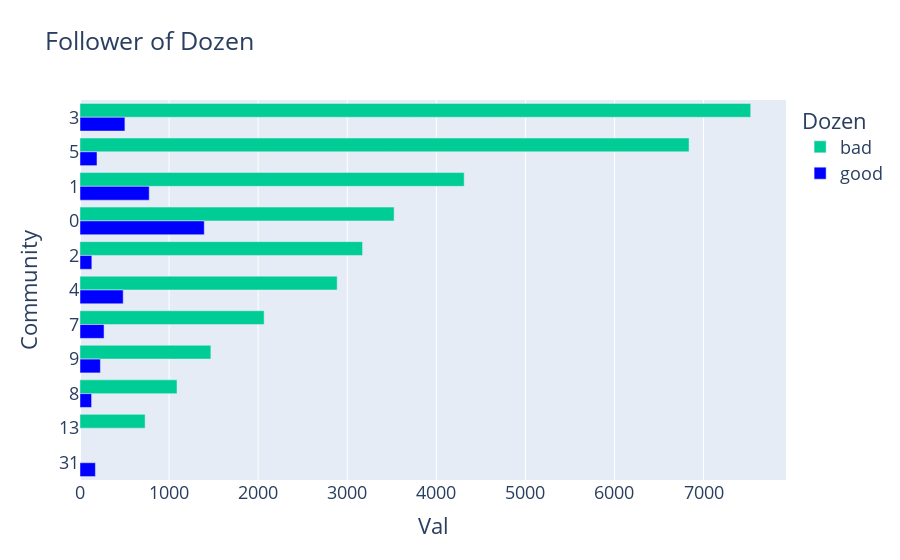

Write notebook code for a chart like this one.
### Code cell
plot_all_nt_info(leiden_12, good_rt_flt_12, ccdh_rt_flt_12, "Community 12")

### Figure 1 — Plotly figure (JSON) as saved in the notebook; plotly's stock layout.template omitted (floating-point values rounded to 4 significant figures)
{"data": [{"alignmentgroup": "True", "hovertemplate": "Dozen=bad<br>Val=%{x}<br>Community=%{y}<extra></extra>", "legendgroup": "bad", "marker": {"color": "#00cc96", "pattern": {"shape": ""}}, "name": "bad", "offsetgroup": "bad", "orientation": "h", "showlegend": true, "textposition": "auto", "type": "bar", "x": [7529, 6837, 4313, 3526, 3172, 2887, 2067, 1469, 1089, 731], "xaxis": "x", "y": ["3", "5", "1", "0", "2", "4", "7", "9", "8", "13"], "yaxis": "y"}, {"alignmentgroup": "True", "hovertemplate": "Dozen=good<br>Val=%{x}<br>Community=%{y}<extra></extra>", "legendgroup": "good", "marker": {"color": "blue", "pattern": {"shape": ""}}, "name": "good", "offsetgroup": "good", "orientation": "h", "showlegend": true, "textposition": "auto", "type": "bar", "x": [1395, 777, 504, 485, 270, 229, 191, 173, 133, 130], "xaxis": "x", "y": ["0", "1", "3", "4", "7", "9", "5", "31", "2", "8"], "yaxis": "y"}], "layout": {"barmode": "group", "font": {"size": 18}, "legend": {"title": {"text": "Dozen"}, "tracegroupgap": 0}, "title": {"text": "Follower of Dozen"}, "xaxis": {"anchor": "y", "domain": [0, 1], "title": {"text": "Val"}}, "yaxis": {"anchor": "x", "autorange": "reversed", "domain": [0, 1], "title": {"text": "Community"}}}}
